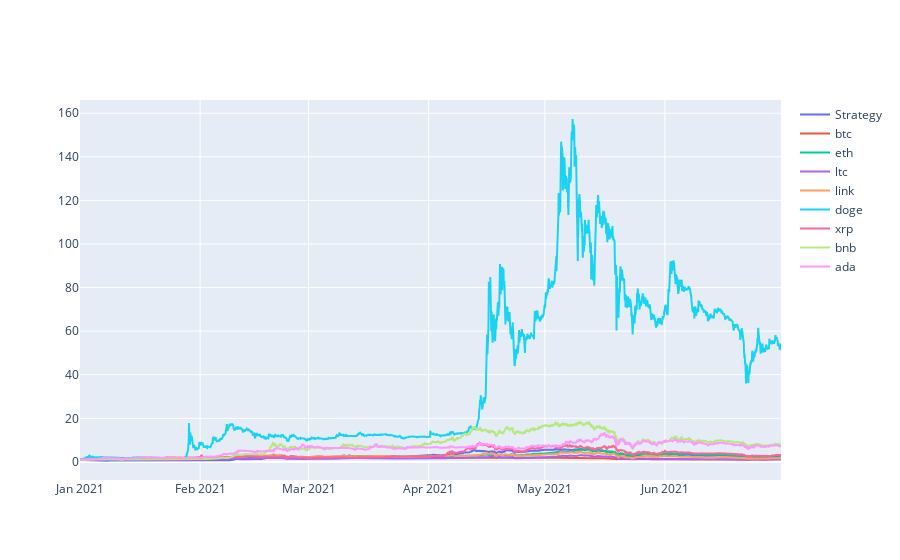

Notebook cell for this chart:
### Code cell
bat.plot_return_against_hold(allocation_values)

### Figure 1 — Plotly figure (JSON) as saved in the notebook; plotly's stock layout.template omitted (floating-point values rounded to 4 significant figures; data arrays with more than 128 entries replaced by an {"elided": "..."} marker saying what was removed)
{"data": [{"name": "Strategy", "type": "scatter", "x": {"elided": "4341 str values"}, "xaxis": "x", "y": {"elided": "4341 float values"}, "yaxis": "y"}, {"name": "btc", "type": "scatter", "x": {"elided": "4344 str values"}, "xaxis": "x", "y": {"elided": "4344 float values"}, "yaxis": "y"}, {"name": "eth", "type": "scatter", "x": {"elided": "4344 str values"}, "xaxis": "x", "y": {"elided": "4344 float values"}, "yaxis": "y"}, {"name": "ltc", "type": "scatter", "x": {"elided": "4344 str values"}, "xaxis": "x", "y": {"elided": "4344 float values"}, "yaxis": "y"}, {"name": "link", "type": "scatter", "x": {"elided": "4344 str values"}, "xaxis": "x", "y": {"elided": "4344 float values"}, "yaxis": "y"}, {"name": "doge", "type": "scatter", "x": {"elided": "4344 str values"}, "xaxis": "x", "y": {"elided": "4344 float values"}, "yaxis": "y"}, {"name": "xrp", "type": "scatter", "x": {"elided": "4344 str values"}, "xaxis": "x", "y": {"elided": "4344 float values"}, "yaxis": "y"}, {"name": "bnb", "type": "scatter", "x": {"elided": "4344 str values"}, "xaxis": "x", "y": {"elided": "4344 float values"}, "yaxis": "y"}, {"name": "ada", "type": "scatter", "x": {"elided": "4344 str values"}, "xaxis": "x", "y": {"elided": "4344 float values"}, "yaxis": "y"}], "layout": {"xaxis": {"anchor": "y", "domain": [0, 1]}, "yaxis": {"anchor": "x", "domain": [0, 1]}}}
